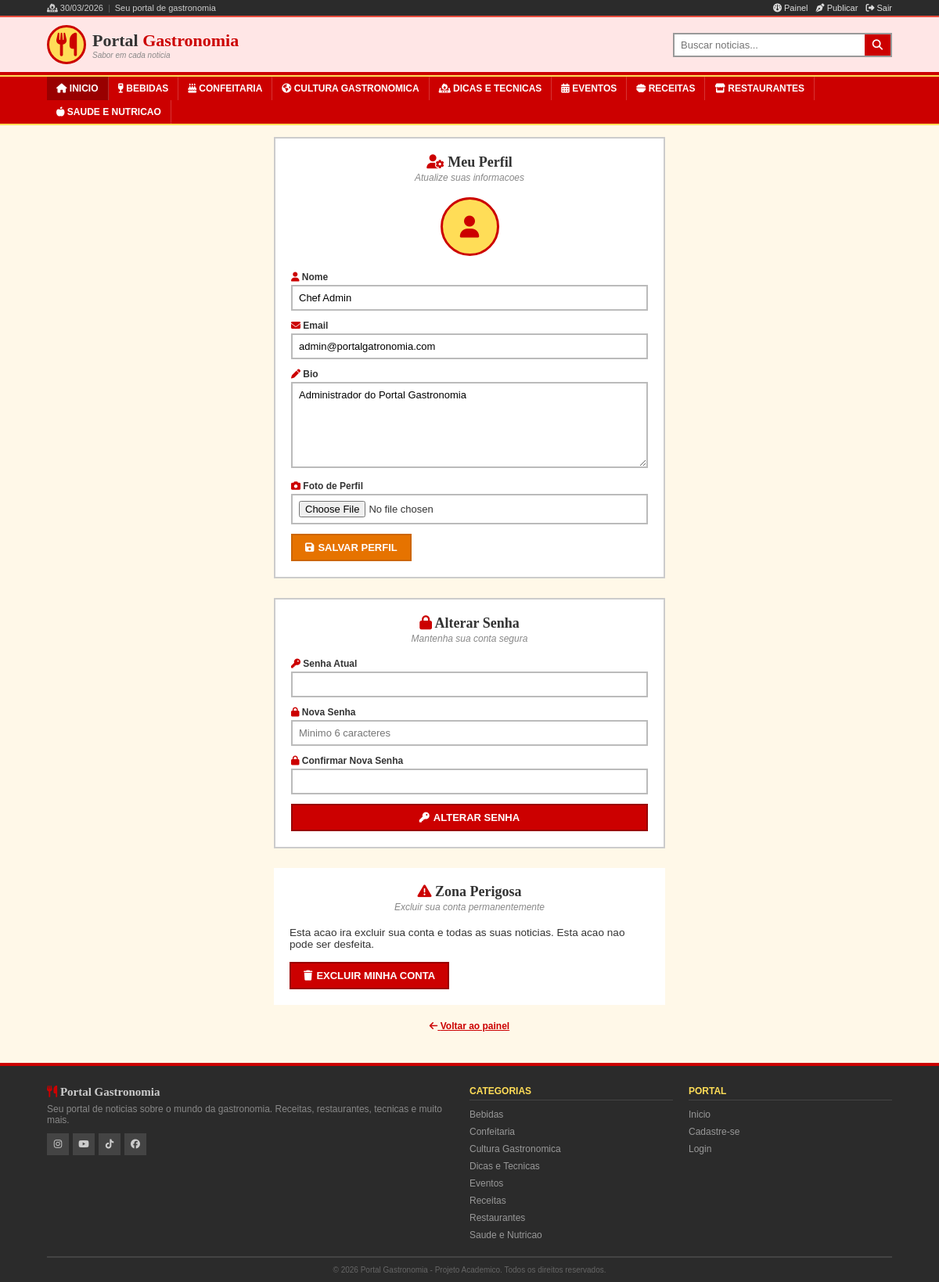
The app's page /editar_usuario.php (signed in) with its own data.
### tables this page shows
CREATE TABLE IF NOT EXISTS categorias (
    id INT AUTO_INCREMENT PRIMARY KEY,
    nome VARCHAR(80) NOT NULL UNIQUE,
    slug VARCHAR(80) NOT NULL UNIQUE,
    icone VARCHAR(50) DEFAULT 'fa-utensils',
    cor VARCHAR(7) DEFAULT '#E74C3C',
    descricao TEXT DEFAULT NULL,
    criado_em DATETIME DEFAULT CURRENT_TIMESTAMP
);

CREATE TABLE IF NOT EXISTS usuarios (
    id INT AUTO_INCREMENT PRIMARY KEY,
    nome VARCHAR(100) NOT NULL,
    email VARCHAR(150) NOT NULL UNIQUE,
    senha VARCHAR(255) NOT NULL,
    foto VARCHAR(255) DEFAULT NULL,
    bio TEXT DEFAULT NULL,
    tipo ENUM('usuario', 'admin') DEFAULT 'usuario',
    criado_em DATETIME DEFAULT CURRENT_TIMESTAMP,
    atualizado_em DATETIME DEFAULT CURRENT_TIMESTAMP ON UPDATE CURRENT_TIMESTAMP
);

### includes/auth.php (called while the page is built, shortened)
<?php
function estaLogado() {
    return isset($_SESSION['usuario_id']);
}
function usuarioLogadoId() {
    return $_SESSION['usuario_id'] ?? null;
}

### dao/CategoriaDAO.php (called while the page is built, shortened)
<?php
class CategoriaDAO {
    private $conn;
    public function __construct($conn) {
        $this->conn = $conn;
    }
    public function listarTodas() {
        $stmt = $this->conn->query("SELECT * FROM categorias ORDER BY nome ASC");
        return $stmt->fetchAll();
    }
}

### dao/UsuarioDAO.php (called while the page is built, shortened)
<?php
class UsuarioDAO {
    private $conn;
    public function __construct($conn) {
        $this->conn = $conn;
    }
    public function buscarPorId($id) {
        $stmt = $this->conn->prepare("SELECT * FROM usuarios WHERE id = ?");
        $stmt->execute([$id]);
        return $stmt->fetch();
    }
}

### editar_usuario.php (the view, shortened to what this page needs)
<?php
require_once 'config/database.php';
require_once 'includes/auth.php';
require_once 'dao/UsuarioDAO.php';
$usuarioDAO = new UsuarioDAO($conn);
$usuario = $usuarioDAO->buscarPorId(usuarioLogadoId());
include 'includes/header.php';
?>
<div class="form-page">
    <div class="form-card" style="margin-bottom:25px;">
        <h2><i class="fa-solid fa-user-gear"></i> Meu Perfil</h2>
        <p class="form-subtitle">Atualize suas informacoes</p>
        <form method="POST" action="" enctype="multipart/form-data">
            <div style="text-align:center; margin-bottom:20px;">
                <div class="profile-avatar" style="margin:0 auto;">
                    <?php if (!empty($usuario['foto'])): ?>
                        <img src="uploads/<?php echo htmlspecialchars($usuario['foto']); ?>" alt="">
                    <?php else: ?>
                        <i class="fa-solid fa-user"></i>
                    <?php endif; ?>
                </div>
            </div>
            <div class="form-group">
                <label><i class="fa-solid fa-user"></i> Nome</label>
                <input type="text" name="nome" value="<?php echo htmlspecialchars($usuario['nome']); ?>" required>
            </div>
            <div class="form-group">
                <label><i class="fa-solid fa-envelope"></i> Email</label>
                <input type="email" name="email" value="<?php echo htmlspecialchars($usuario['email']); ?>" required>
            </div>
            <div class="form-group">
                <label><i class="fa-solid fa-pen"></i> Bio</label>
                <textarea name="bio" placeholder="Conte um pouco sobre voce..." maxlength="500"><?php echo htmlspecialchars($usuario['bio'] ?? ''); ?></textarea>
            </div>
            <div class="form-group">
                <label><i class="fa-solid fa-camera"></i> Foto de Perfil</label>
                <input type="file" name="foto" accept="image/*">
            </div>
            <button type="submit" class="btn btn-laranja">
                <i class="fa-solid fa-save"></i> Salvar Perfil
            </button>
        </form>
    </div>
    <div class="form-card" style="margin-bottom:25px;">
        <h2><i class="fa-solid fa-lock"></i> Alterar Senha</h2>
        <p class="form-subtitle">Mantenha sua conta segura</p>
        <form method="POST" action="">
            <div class="form-group">
                <label><i class="fa-solid fa-key"></i> Senha Atual</label>
                <input type="password" name="senha_atual" required>
            </div>
            <div class="form-group">
                <label><i class="fa-solid fa-lock"></i> Nova Senha</label>
                <input type="password" name="nova_senha" placeholder="Minimo 6 caracteres" required>
            </div>
            <div class="form-group">
                <label><i class="fa-solid fa-lock"></i> Confirmar Nova Senha</label>
                <input type="password" name="confirmar_senha" required>
            </div>
            <button type="submit" class="btn btn-primary">
                <i class="fa-solid fa-key"></i> Alterar Senha
            </button>
        </form>
    </div>
    <div class="form-card" style="border: 2px solid var(--vermelho-pastel);">
        <h2 style="color:var(--vermelho);"><i class="fa-solid fa-triangle-exclamation"></i> Zona Perigosa</h2>
        <p class="form-subtitle">Excluir sua conta permanentemente</p>
        <p style="font-size:0.85rem; color:var(--cinza); margin-bottom:15px;">
            Esta acao ira excluir sua conta e todas as suas noticias. Esta acao nao pode ser desfeita.
        </p>
        <a href="excluir_usuario.php" class="btn btn-danger confirm-delete">
            <i class="fa-solid fa-trash"></i> Excluir Minha Conta
        </a>
    </div>
    <div class="form-links" style="margin-top:20px;">
        <p><a href="dashboard.php"><i class="fa-solid fa-arrow-left"></i> Voltar ao painel</a></p>
    </div>
</div>
<?php include 'includes/footer.php'; ?>

### includes/header.php (shortened to what this page needs)
<?php
require_once __DIR__ . '/../includes/auth.php';
require_once __DIR__ . '/../config/database.php';
require_once __DIR__ . '/../dao/CategoriaDAO.php';
$categoriaDAO = new CategoriaDAO($conn);
$categoriasMenu = $categoriaDAO->listarTodas();
?>
<!DOCTYPE html>
<html lang="pt-BR">
<head>
    <link rel="stylesheet" href="https://cdnjs.cloudflare.com/ajax/libs/font-awesome/6.5.0/css/all.min.css">
    <link rel="stylesheet" href="assets/style.css">
</head>
<body>
<div class="top-bar">
    <div class="container">
        <div class="top-bar-left">
            <span><i class="fa-solid fa-fire-burner"></i> <?php echo date('d/m/Y'); ?></span>
            <span class="separator">|</span>
            <span>Seu portal de gastronomia</span>
        </div>
        <div class="top-bar-right">
            <?php if (estaLogado()): ?>
                <a href="dashboard.php"><i class="fa-solid fa-gauge"></i> Painel</a>
                <a href="nova_noticia.php"><i class="fa-solid fa-pen-nib"></i> Publicar</a>
                <a href="logout.php"><i class="fa-solid fa-right-from-bracket"></i> Sair</a>
            <?php else: ?>
                <a href="login.php"><i class="fa-solid fa-right-to-bracket"></i> Entrar</a>
                <a href="cadastro.php"><i class="fa-solid fa-user-plus"></i> Cadastrar</a>
            <?php endif; ?>
        </div>
    </div>
</div>
<header class="main-header">
    <div class="container">
        <a href="index.php" class="logo">
            <i class="fa-solid fa-utensils"></i>
            <div>
                <h1>Portal <span>Gastronomia</span></h1>
                <p class="logo-tagline">Sabor em cada noticia</p>
            </div>
        </a>
        <div class="header-search">
            <form action="buscar.php" method="GET">
                <input type="text" name="q" placeholder="Buscar noticias..." required>
                <button type="submit"><i class="fa-solid fa-magnifying-glass"></i></button>
            </form>
        </div>
    </div>
</header>
<nav class="main-nav" id="mainNav">
    <div class="container">
        <ul>
            <li><a href="index.php" class="nav-home"><i class="fa-solid fa-house"></i> Inicio</a></li>
            <?php foreach ($categoriasMenu as $cat): ?>
                <li>
                    <a href="categoria.php?slug=<?php echo $cat['slug']; ?>">
                        <i class="fa-solid <?php echo $cat['icone']; ?>"></i>
                        <?php echo htmlspecialchars($cat['nome']); ?>
                    </a>
                </li>
            <?php endforeach; ?>
        </ul>
    </div>
</nav>
<main class="main-content">
    <div class="container">

### includes/footer.php (shortened to what this page needs)
    </div>
</main>
<footer class="main-footer">
    <div class="container">
        <div class="footer-grid">
            <div class="footer-brand">
                <h3><i class="fa-solid fa-utensils"></i> Portal Gastronomia</h3>
                <p>Seu portal de noticias sobre o mundo da gastronomia. Receitas, restaurantes, tecnicas e muito mais.</p>
                <div class="footer-social">
                    <a href="#"><i class="fa-brands fa-instagram"></i></a>
                    <a href="#"><i class="fa-brands fa-youtube"></i></a>
                    <a href="#"><i class="fa-brands fa-tiktok"></i></a>
                    <a href="#"><i class="fa-brands fa-facebook"></i></a>
                </div>
            </div>
            <div class="footer-links">
                <h4>Categorias</h4>
                <ul>
                    <?php
                    require_once __DIR__ . '/../config/database.php';
                    require_once __DIR__ . '/../dao/CategoriaDAO.php';
                    $footerCatDAO = new CategoriaDAO($conn);
                    $footerCats = $footerCatDAO->listarTodas();
                    foreach ($footerCats as $fc): ?>
                        <li><a href="categoria.php?slug=<?php echo $fc['slug']; ?>"><?php echo htmlspecialchars($fc['nome']); ?></a></li>
                    <?php endforeach; ?>
                </ul>
            </div>
            <div class="footer-links">
                <h4>Portal</h4>
                <ul>
                    <li><a href="index.php">Inicio</a></li>
                    <li><a href="cadastro.php">Cadastre-se</a></li>
                    <li><a href="login.php">Login</a></li>
                </ul>
            </div>
        </div>
        <div class="footer-bottom">
            <p>&copy; <?php echo date('Y'); ?> Portal Gastronomia - Projeto Academico. Todos os direitos reservados.</p>
        </div>
    </div>
</footer>
</body>
</html>

### records on screen
categorias: nome "BEBIDAS", nome "Bebidas"
categorias: nome "CONFEITARIA", nome "Confeitaria"
categorias: nome "CULTURA GASTRONOMICA", nome "Cultura Gastronomica"
categorias: nome "DICAS E TECNICAS", nome "Dicas e Tecnicas"
categorias: nome "EVENTOS", nome "Eventos"
categorias: nome "RECEITAS", nome "Receitas"
categorias: nome "RESTAURANTES", nome "Restaurantes"
categorias: nome "SAUDE E NUTRICAO", nome "Saude e Nutricao"
usuarios: nome "Chef Admin", email "admin@portalgatronomia.com", bio "Administrador do Portal Gastronomia"
